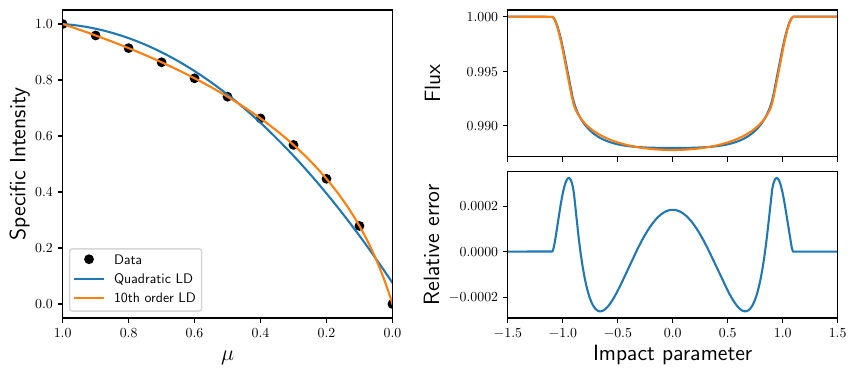

Reproduce this figure in Python.
"""High order limb-darkening with starry."""
import starry
import numpy as np
import matplotlib.pyplot as pl
from scipy.optimize import curve_fit


def IofMu(mu, *u):
    """Return the specific intensity as a function of `mu`."""
    return (1 - np.sum([u[l] * (1 - mu) ** l for l in range(1, len(u))],
        axis=0))


# Say we have the following specific intensity values from a stellar model:
mu = [1.0, 0.9, 0.8, 0.7, 0.6, 0.5, 0.4, 0.3, 0.2, 0.1, 0.0]
I = [1.0, 0.95904139, 0.91381385, 0.86332286, 0.80617997, 0.74036269,
     0.66275783, 0.56820172, 0.44715803, 0.2787536,  0.0]

# Second-order model
guess = [1, 0, 0]
u, _ = curve_fit(IofMu, mu, I, guess)

# Tenth-order model
guess = [1, 0, 0, 0, 0, 0, 0, 0, 0, 0, 0]
u10, _ = curve_fit(IofMu, mu, I, guess)

# Compute transit light curves
npts = 10000
r = 0.1
b = np.linspace(-1.5, 1.5, npts)

# Second-order
map = starry.Map(0, 2)
map[1] = u[1]
map[2] = u[2]
flux = map.flux(b=b, ro=r)

# Tenth-order
map10 = starry.Map(0, 10)
for l in range(1, len(u10)):
    map10[l] = u10[l]
flux10 = map10.flux(b=b, ro=r)

# Plot
fig = pl.figure(figsize=(10, 4))
fig.subplots_adjust(wspace=0.35, hspace=0.1)
axI = pl.subplot2grid((2, 2), (0, 0), rowspan=2)
axI.plot(mu, I, 'ko', label='Data')
mu_hires = np.linspace(0, 1, 100)
axI.plot(mu_hires, IofMu(mu_hires, *u), label='Quadratic LD')
axI.plot(mu_hires, IofMu(mu_hires, *u10), label='10th order LD')
axI.set_xlim(1, 0)
axI.set_xlabel(r'$\mu$', fontsize=16)
axI.set_ylabel('Specific Intensity', fontsize=16)
axI.legend(loc='lower left')
axF = pl.subplot2grid((2, 2), (0, 1))
axR = pl.subplot2grid((2, 2), (1, 1))
axF.plot(b, flux, '-', label='Quadratic LD')
axF.plot(b, flux10, '-', label='10th order LD')
axR.plot(b, flux - flux10, '-')
axR.set_xlim(-1.5, 1.5)
axF.set_xlim(-1.5, 1.5)
axF.set_ylabel('Flux', fontsize=16, labelpad=16)
axR.set_ylabel('Relative error', fontsize=16)
axR.set_xlabel('Impact parameter', fontsize=16)
axF.set_xticklabels(())
fig.savefig('high_order_ld.pdf', bbox_inches='tight')
